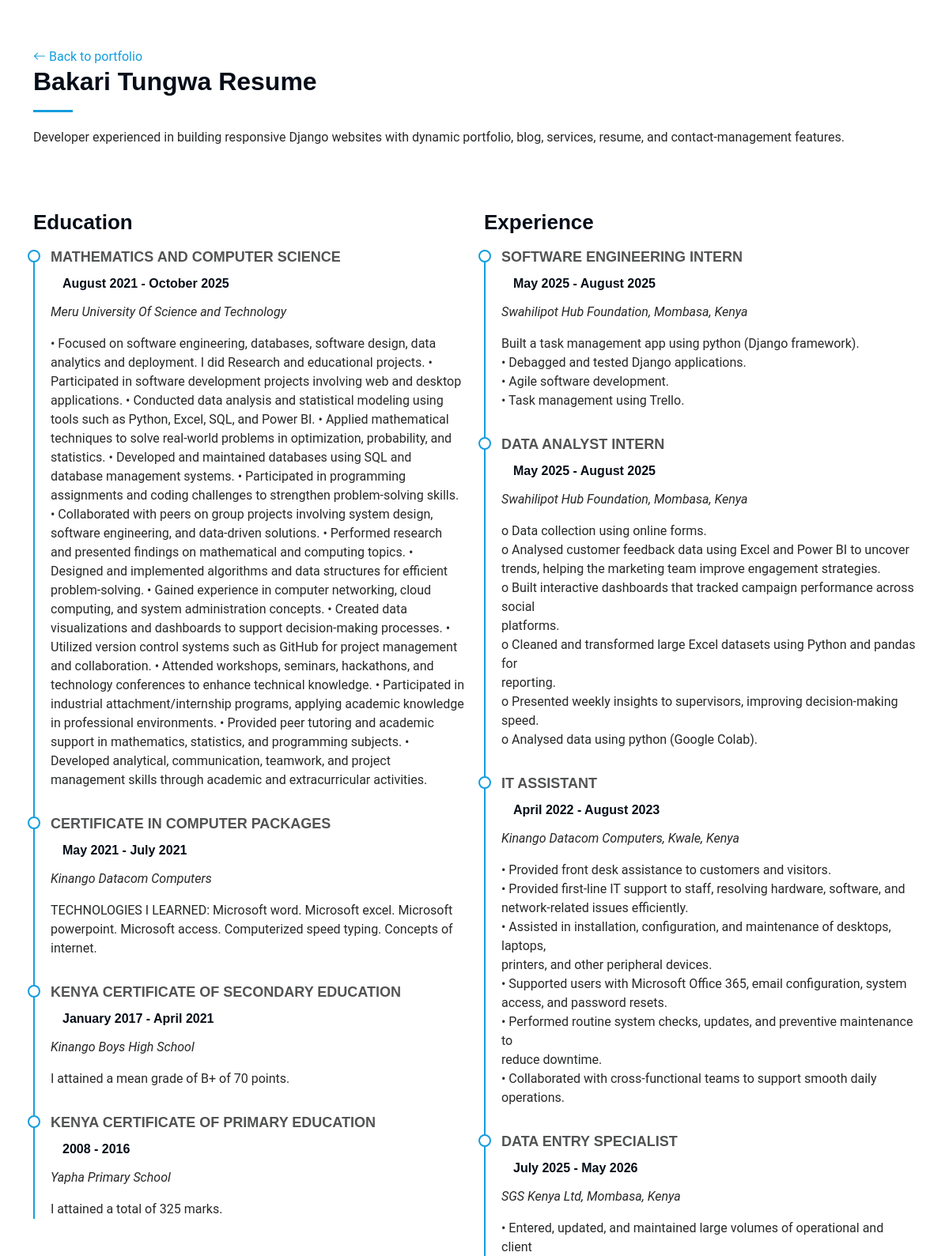
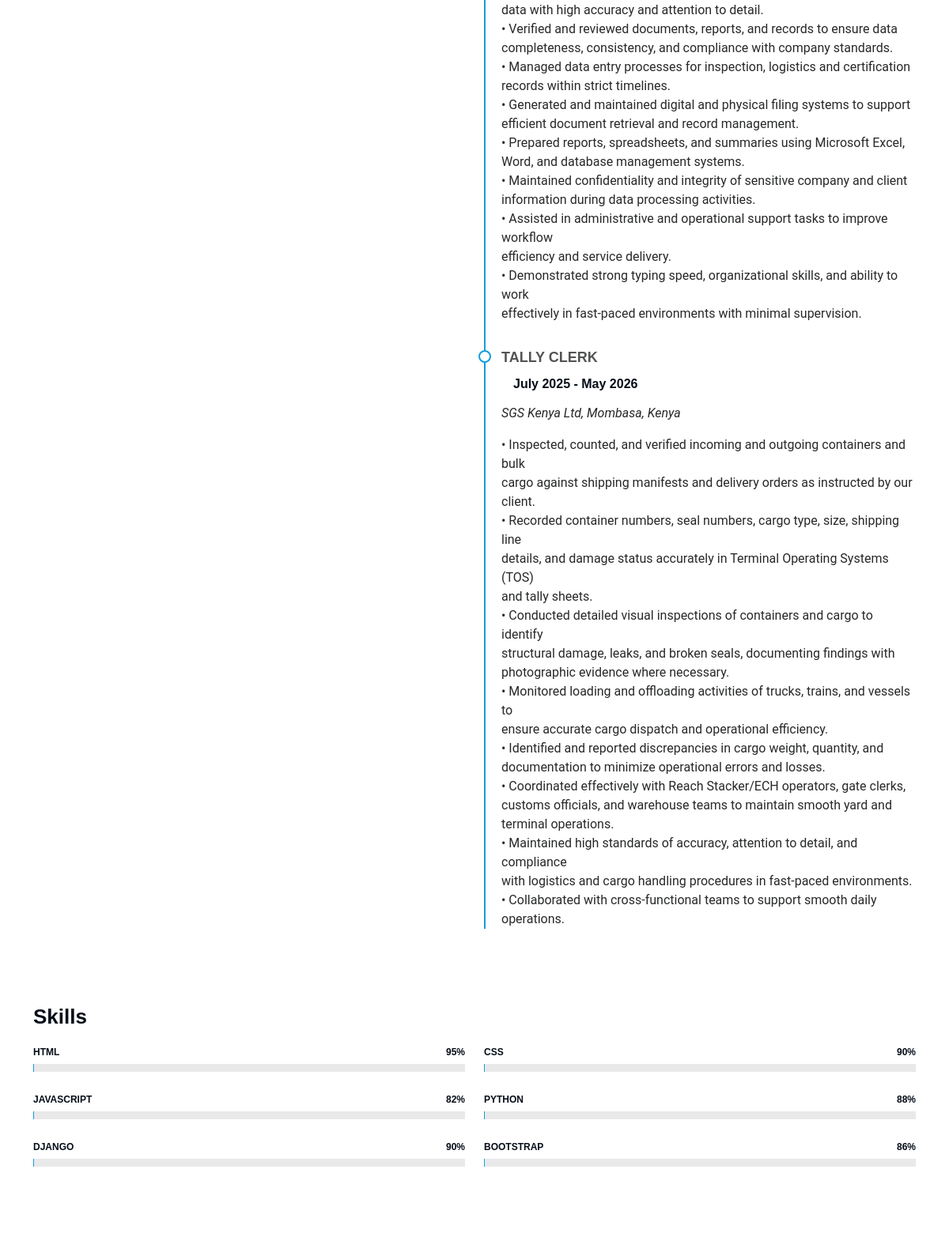
Screenshot of /resume/ with the database file from the repository (2 pictures, top to bottom).
### myportifolio/models.py (models this page shows, shortened)
class TimestampedModel(models.Model):
    created_at = models.DateTimeField(auto_now_add=True)
    updated_at = models.DateTimeField(auto_now=True)
    class Meta:
        abstract = True

class SiteProfile(TimestampedModel):
    name = models.CharField(max_length=120)
    title = models.CharField(max_length=160, default="Full Stack Developer")
    tagline = models.CharField(max_length=1000000, blank=True)
    bio = models.TextField()
    profile_image = models.CharField(
        max_length=255,
        default="assets/img/hero3.jpeg",
        help_text="Static path or full URL, for example assets/img/hero3.jpeg",
    )
    hero_image = models.CharField(max_length=255, default="assets/img/hero3.jpeg")
    typed_roles = models.CharField(
        max_length=255,
        default="Developer, Designer, Freelancer",
        help_text="Comma-separated roles shown in the hero section.",
    )
    birthday = models.CharField(max_length=60, blank=True)
    website = models.URLField(blank=True)
    phone = models.CharField(max_length=40, blank=True)
    city = models.CharField(max_length=100, blank=True)
    degree = models.CharField(max_length=100, blank=True)
    email = models.EmailField(blank=True)
    freelance_status = models.CharField(max_length=80, default="Available")
    address = models.CharField(max_length=255, blank=True)
    twitter = models.URLField(blank=True)
    facebook = models.URLField(blank=True)
    instagram = models.URLField(blank=True)
    whatsapp = models.URLField(blank=True, help_text="Use a link like https://wa.me/254700000000")
    linkedin = models.URLField(blank=True)
    class Meta:
        verbose_name = "site profile"
        verbose_name_plural = "site profile"

class Resume(TimestampedModel):
    summary = models.TextField()
    download_url = models.URLField(blank=True)
    class Meta:
        verbose_name = "resume"
        verbose_name_plural = "resume"

class Education(TimestampedModel):
    degree = models.CharField(max_length=180)
    school = models.CharField(max_length=180)
    period = models.CharField(max_length=80)
    description = models.TextField(blank=True)
    order = models.PositiveIntegerField(default=0)
    class Meta:
        ordering = ["order", "-created_at"]

class Experience(TimestampedModel):
    role = models.CharField(max_length=180)
    company = models.CharField(max_length=180)
    period = models.CharField(max_length=80)
    location = models.CharField(max_length=120, blank=True)
    description = models.TextField(
        help_text="Use one responsibility per line for bullet points."
    )
    order = models.PositiveIntegerField(default=0)
    class Meta:
        ordering = ["order", "-created_at"]

class Skill(TimestampedModel):
    name = models.CharField(max_length=80)
    proficiency = models.PositiveSmallIntegerField(default=80)
    order = models.PositiveIntegerField(default=0)
    class Meta:
        ordering = ["order", "name"]

### myportifolio/views.py (the view)
# urls.py: path("resume/", views.resume_page, name="resume"),
def resume_page(request):
    context = {
        "profile": _site_profile(),
        "resume": Resume.objects.order_by("-updated_at").first(),
        "education": Education.objects.all(),
        "experience": Experience.objects.all(),
        "skills": Skill.objects.all(),
    }
    return render(request, "resume.html", context)

### myportifolio/views.py (called while the page is built, shortened)
def _site_profile():
    profile = SiteProfile.objects.order_by("-updated_at").first()
    if profile:
        return profile

### myportifolio/templates/resume.html (shortened to what this page needs)
{% load static %}
<!DOCTYPE html>
<html lang="en">
<head>
  <link href="{% static 'assets/vendor/bootstrap/css/bootstrap.min.css' %}" rel="stylesheet">
  <link href="{% static 'assets/vendor/bootstrap-icons/bootstrap-icons.css' %}" rel="stylesheet">
  <link href="{% static 'assets/css/main.css' %}" rel="stylesheet">
</head>
<body>
  <main class="main">
    <section class="section">
      <div class="container section-title">
        <p><a href="{% url 'index' %}"><i class="bi bi-arrow-left"></i> Back to portfolio</a></p>
        <h2>{{ profile.name }} Resume</h2>
        <p>{{ resume.summary|default:profile.bio }}</p>
      </div>
      <div class="container resume">
        <div class="row">
          <div class="col-lg-6">
            <h3 class="resume-title">Education</h3>
            {% for item in education %}
              <div class="resume-item">
                <h4>{{ item.degree }}</h4>
                <h5>{{ item.period }}</h5>
                <p><em>{{ item.school }}</em></p>
                <p>{{ item.description }}</p>
              </div>
            {% endfor %}
          </div>
          <div class="col-lg-6">
            <h3 class="resume-title">Experience</h3>
            {% for item in experience %}
              <div class="resume-item">
                <h4>{{ item.role }}</h4>
                <h5>{{ item.period }}</h5>
                <p><em>{{ item.company }}{% if item.location %}, {{ item.location }}{% endif %}</em></p>
                <p>{{ item.description|linebreaksbr }}</p>
              </div>
            {% endfor %}
          </div>
        </div>
        <div class="skills section">
          <h3 class="resume-title">Skills</h3>
          <div class="row skills-content skills-animation">
            {% for skill in skills %}
              <div class="col-lg-6">
                <div class="progress">
                  <span class="skill"><span>{{ skill.name }}</span> <i class="val">{{ skill.proficiency }}%</i></span>
                  <div class="progress-bar-wrap">
                  </div>
                </div>
              </div>
            {% endfor %}
          </div>
        </div>
      </div>
    </section>
  </main>
</body>
</html>

### myportifolio/static/assets/css/main.css (style rules this page uses)
:root { --default-font: "Roboto", system-ui, -apple-system, "Segoe UI", Roboto, "Helvetica Neue", Arial, "Noto Sans", "Liberation Sans", sans-serif, "Apple Color Emoji", "Segoe UI Emoji", "Segoe UI Symbol", "Noto Color Emoji"; --heading-font: "Raleway", sans-serif; --nav-font: "Poppins", sans-serif; }
:root { --background-color: #ffffff; --default-color: #272829; --heading-color: #050d18; --accent-color: #149ddd; --surface-color: #ffffff; --contrast-color: #ffffff; }
:root { --nav-color: #a8a9b4; --nav-hover-color: #ffffff; --nav-mobile-background-color: #040b14; --nav-dropdown-background-color: #040b14; --nav-dropdown-color: #a8a9b4; --nav-dropdown-hover-color: #ffffff; }
:root { scroll-behavior: smooth; }
body { color: var(--default-color); background-color: var(--background-color); font-family: var(--default-font); }
a { color: var(--accent-color); text-decoration: none; transition: 0.3s; }
h1, h2, h3, h4, h5, h6 { color: var(--heading-color); font-family: var(--heading-font); }
section, .section { color: var(--default-color); background-color: var(--background-color); padding: 60px 0; overflow: clip; }
.section-title { padding-bottom: 60px; position: relative; }
.section-title h2 { font-size: 32px; font-weight: 700; margin-bottom: 20px; padding-bottom: 20px; position: relative; }
.section-title h2:after { content: ""; position: absolute; display: block; width: 50px; height: 3px; background: var(--accent-color); left: 0; bottom: 0; }
.section-title p { margin-bottom: 0; }
.skills .progress { height: 60px; display: block; background: none; border-radius: 0; }
.skills .progress .skill { color: var(--heading-color); padding: 0; margin: 0 0 6px 0; text-transform: uppercase; display: block; font-weight: 600; font-family: var(--heading-font); }
.skills .progress .skill .val { float: right; font-style: normal; }
.skills .progress-bar-wrap { background: color-mix(in srgb, var(--default-color), transparent 90%); height: 10px; }
.resume .resume-title { color: var(--heading-color); font-size: 26px; font-weight: 700; margin-top: 20px; margin-bottom: 20px; }
.resume .resume-item { padding: 0 0 20px 20px; margin-top: -2px; border-left: 2px solid var(--accent-color); position: relative; }
.resume .resume-item h4 { line-height: 18px; font-size: 18px; font-weight: 600; text-transform: uppercase; color: color-mix(in srgb, var(--default-color), transparent 20%); margin-bottom: 10px; }
.resume .resume-item h5 { font-size: 16px; padding: 5px 15px; display: inline-block; font-weight: 600; margin-bottom: 10px; }
.resume .resume-item:last-child { padding-bottom: 0; }
.resume .resume-item::before { content: ""; position: absolute; width: 16px; height: 16px; border-radius: 50px; left: -9px; top: 0; background: var(--background-color); border: 2px solid var(--accent-color); }

### rows the page displays
SiteProfile: name "Bakari Tungwa"
Resume: summary "Developer experienced in building responsive Django websites with dynamic portfolio, blog, services, resume, and contact-management features."
Education: degree "MATHEMATICS AND COMPUTER SCIENCE", period "August 2021 - October 2025", school "Meru University Of Science and Technology", description "• Focused on software engineering, databases, software design, data analytics and deployment. I did Research and educational projects. • Participated in software development projects involving web and desktop applications. • Conducted data analysis and statistical modeling using tools such as Python, Excel, SQL, and Power BI. • Applied mathematical techniques to solve real-world problems in optimization, probability, and statistics. • Developed and maintained databases using SQL and database management systems. • Participated in programming assignments and coding challenges to strengthen problem-solving skills. • Collaborated with peers on group projects involving system design, software…"
Education: degree "CERTIFICATE IN COMPUTER PACKAGES", period "May 2021 - July 2021", school "Kinango Datacom Computers", description "TECHNOLOGIES I LEARNED: Microsoft word. Microsoft excel. Microsoft powerpoint. Microsoft access. Computerized speed typing. Concepts of internet."
Education: degree "KENYA CERTIFICATE OF SECONDARY EDUCATION", period "January 2017 - April 2021", school "Kinango Boys High School", description "I attained a mean grade of B+ of 70 points."
Education: degree "KENYA CERTIFICATE OF PRIMARY EDUCATION", period "2008 - 2016", school "Yapha Primary School", description "I attained a total of 325 marks."
Experience: role "SOFTWARE ENGINEERING INTERN", period "May 2025 - August 2025", company "Swahilipot Hub Foundation", location "Mombasa, Kenya", description "Built a task management app using python (Django framework). • Debagged and tested Django applications. • Agile software development. • Task management using Trello."
Experience: role "DATA ANALYST INTERN", period "May 2025 - August 2025", company "Swahilipot Hub Foundation", location "Mombasa, Kenya", description "o Data collection using online forms. o Analysed customer feedback data using Excel and Power BI to uncover trends, helping the marketing team improve engagement strategies. o Built interactive dashboards that tracked campaign performance across social platforms. o Cleaned and transformed large Excel datasets using Python and pandas for reporting. o Presented weekly insights to supervisors, improving decision-making speed. o Analysed data using python (Google Colab)."
Experience: role "IT ASSISTANT", period "April 2022 - August 2023", company "Kinango Datacom Computers", location "Kwale, Kenya", description "• Provided front desk assistance to customers and visitors. • Provided first-line IT support to staff, resolving hardware, software, and network-related issues efficiently. • Assisted in installation, configuration, and maintenance of desktops, laptops, printers, and other peripheral devices. • Supported users with Microsoft Office 365, email configuration, system access, and password resets. • Performed routine system checks, updates, and preventive maintenance to reduce downtime. • Collaborated with cross-functional teams to support smooth daily operations."
Experience: role "DATA ENTRY SPECIALIST", period "July 2025 - May 2026", company "SGS Kenya Ltd", location "Mombasa, Kenya", description "• Entered, updated, and maintained large volumes of operational and client data with high accuracy and attention to detail. • Verified and reviewed documents, reports, and records to ensure data completeness, consistency, and compliance with company standards. • Managed data entry processes for inspection, logistics and certification records within strict timelines. • Generated and maintained digital and physical filing systems to support efficient document retrieval and record management. • Prepared reports, spreadsheets, and summaries using Microsoft Excel, Word, and database management systems. • Maintained confidentiality and integrity of sensitive company and client information during…"
Experience: role "TALLY CLERK", period "July 2025 - May 2026", company "SGS Kenya Ltd", location "Mombasa, Kenya", description "• Inspected, counted, and verified incoming and outgoing containers and bulk cargo against shipping manifests and delivery orders as instructed by our client. • Recorded container numbers, seal numbers, cargo type, size, shipping line details, and damage status accurately in Terminal Operating Systems (TOS) and tally sheets. • Conducted detailed visual inspections of containers and cargo to identify structural damage, leaks, and broken seals, documenting findings with photographic evidence where necessary. • Monitored loading and offloading activities of trucks, trains, and vessels to ensure accurate cargo dispatch and operational efficiency. • Identified and reported discrepancies in cargo…"
Skill: name "HTML", proficiency "95"
Skill: name "CSS", proficiency "90"
Skill: name "JAVASCRIPT", proficiency "82"
Skill: name "PYTHON", proficiency "88"
Skill: name "DJANGO", proficiency "90"
Skill: name "BOOTSTRAP", proficiency "86"
